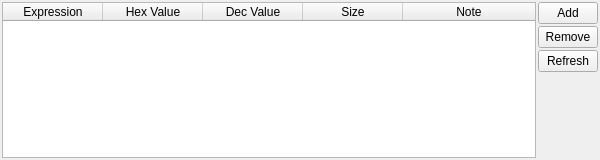
<?xml version="1.0" encoding="UTF-8"?>
<ui version="4.0">
 <class>qtDLGWatchClass</class>
 <widget class="QDockWidget" name="qtDLGWatchClass">
  <property name="geometry">
   <rect>
    <x>0</x>
    <y>0</y>
    <width>600</width>
    <height>160</height>
   </rect>
  </property>
  <property name="windowTitle">
   <string>Watch</string>
  </property>
  <widget class="QWidget" name="dockWidgetContents">
   <layout class="QHBoxLayout" name="horizontalLayout">
    <property name="spacing">
     <number>2</number>
    </property>
    <property name="leftMargin">
     <number>2</number>
    </property>
    <property name="topMargin">
     <number>2</number>
    </property>
    <property name="rightMargin">
     <number>2</number>
    </property>
    <property name="bottomMargin">
     <number>2</number>
    </property>
    <item>
     <widget class="QTableWidget" name="tblWatch">
      <property name="editTriggers">
       <set>QAbstractItemView::DoubleClicked</set>
      </property>
      <property name="selectionBehavior">
       <enum>QAbstractItemView::SelectRows</enum>
      </property>
      <attribute name="horizontalHeaderStretchLastSection">
       <bool>true</bool>
      </attribute>
      <attribute name="verticalHeaderVisible">
       <bool>false</bool>
      </attribute>
      <attribute name="verticalHeaderDefaultSectionSize">
       <number>15</number>
      </attribute>
      <attribute name="verticalHeaderMinimumSectionSize">
       <number>15</number>
      </attribute>
      <column>
       <property name="text">
        <string>Expression</string>
       </property>
      </column>
      <column>
       <property name="text">
        <string>Hex Value</string>
       </property>
      </column>
      <column>
       <property name="text">
        <string>Dec Value</string>
       </property>
      </column>
      <column>
       <property name="text">
        <string>Size</string>
       </property>
      </column>
      <column>
       <property name="text">
        <string>Note</string>
       </property>
      </column>
     </widget>
    </item>
    <item>
     <layout class="QVBoxLayout" name="verticalLayout">
      <item>
       <widget class="QPushButton" name="pbAdd">
        <property name="sizePolicy">
         <sizepolicy hsizetype="Fixed" vsizetype="Fixed">
          <horstretch>0</horstretch>
          <verstretch>0</verstretch>
         </sizepolicy>
        </property>
        <property name="maximumSize">
         <size>
          <width>60</width>
          <height>22</height>
         </size>
        </property>
        <property name="text">
         <string>Add</string>
        </property>
       </widget>
      </item>
      <item>
       <widget class="QPushButton" name="pbRemove">
        <property name="sizePolicy">
         <sizepolicy hsizetype="Fixed" vsizetype="Fixed">
          <horstretch>0</horstretch>
          <verstretch>0</verstretch>
         </sizepolicy>
        </property>
        <property name="maximumSize">
         <size>
          <width>60</width>
          <height>22</height>
         </size>
        </property>
        <property name="text">
         <string>Remove</string>
        </property>
       </widget>
      </item>
      <item>
       <widget class="QPushButton" name="pbRefresh">
        <property name="sizePolicy">
         <sizepolicy hsizetype="Fixed" vsizetype="Fixed">
          <horstretch>0</horstretch>
          <verstretch>0</verstretch>
         </sizepolicy>
        </property>
        <property name="maximumSize">
         <size>
          <width>60</width>
          <height>22</height>
         </size>
        </property>
        <property name="text">
         <string>Refresh</string>
        </property>
       </widget>
      </item>
      <item>
       <spacer name="verticalSpacer">
        <property name="orientation">
         <enum>Qt::Vertical</enum>
        </property>
        <property name="sizeHint" stdset="0">
         <size>
          <width>20</width>
          <height>40</height>
         </size>
        </property>
       </spacer>
      </item>
     </layout>
    </item>
   </layout>
  </widget>
 </widget>
 <resources/>
 <connections/>
</ui>
